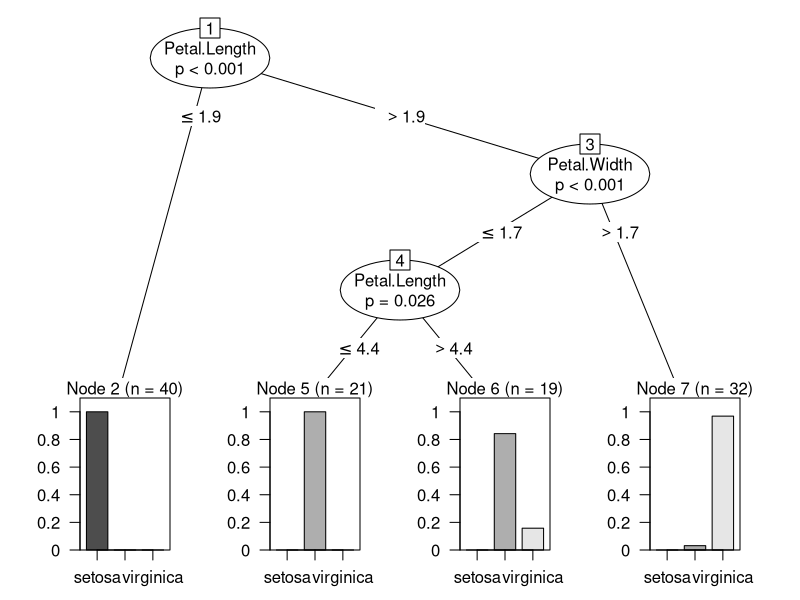
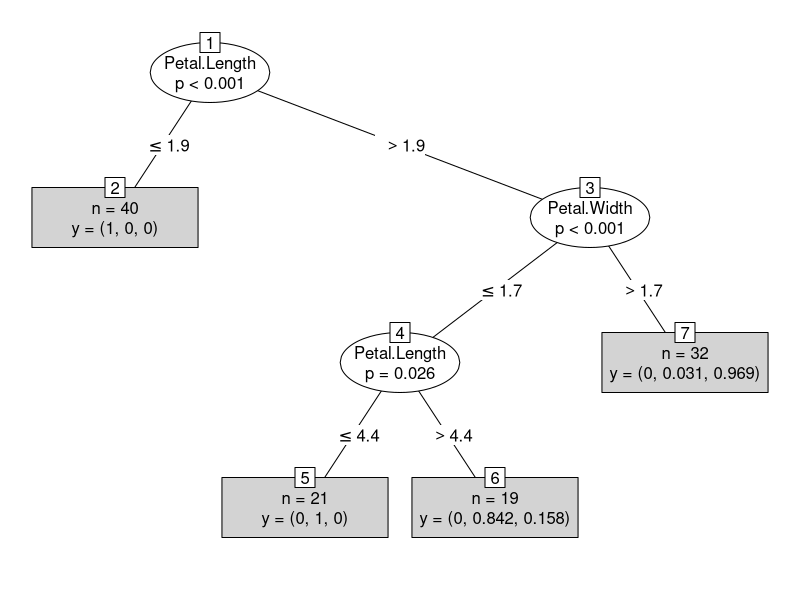
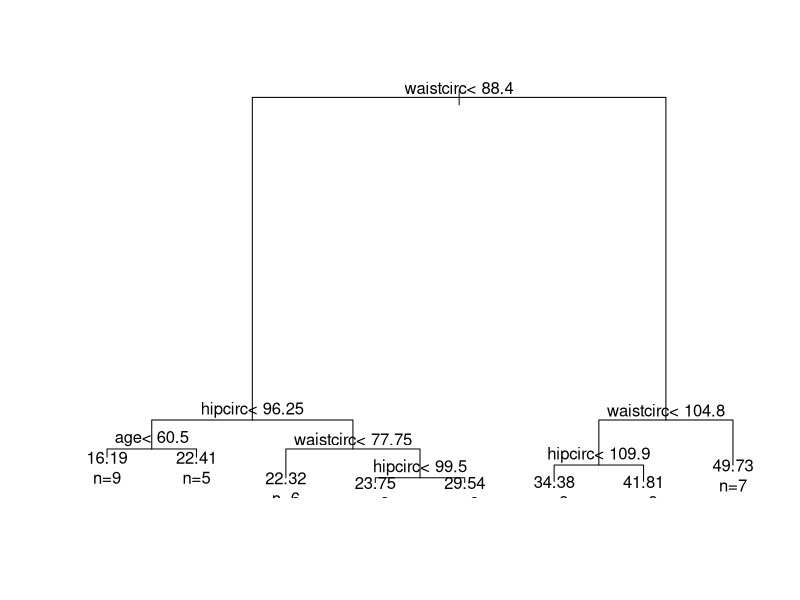
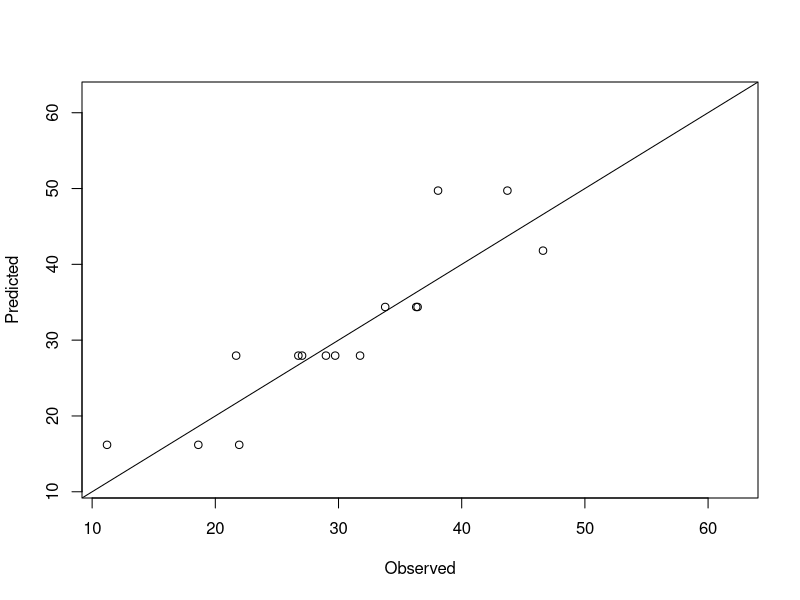
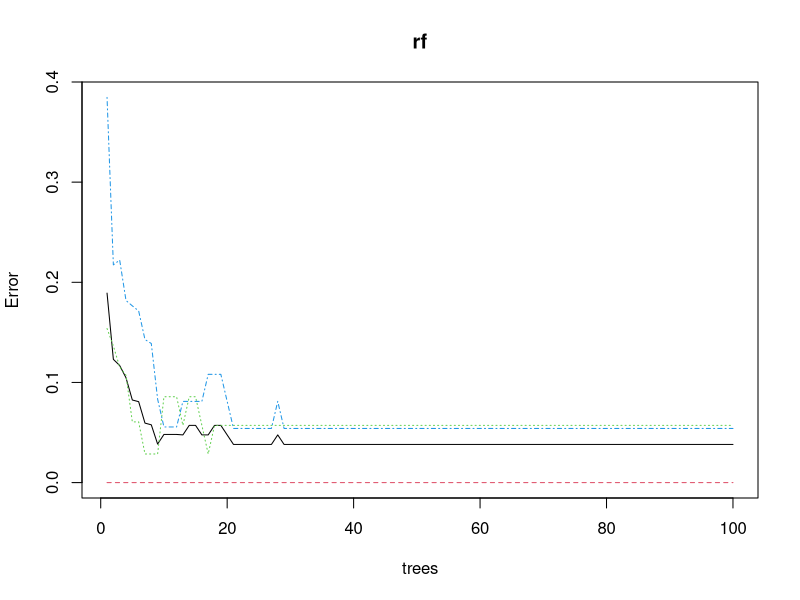
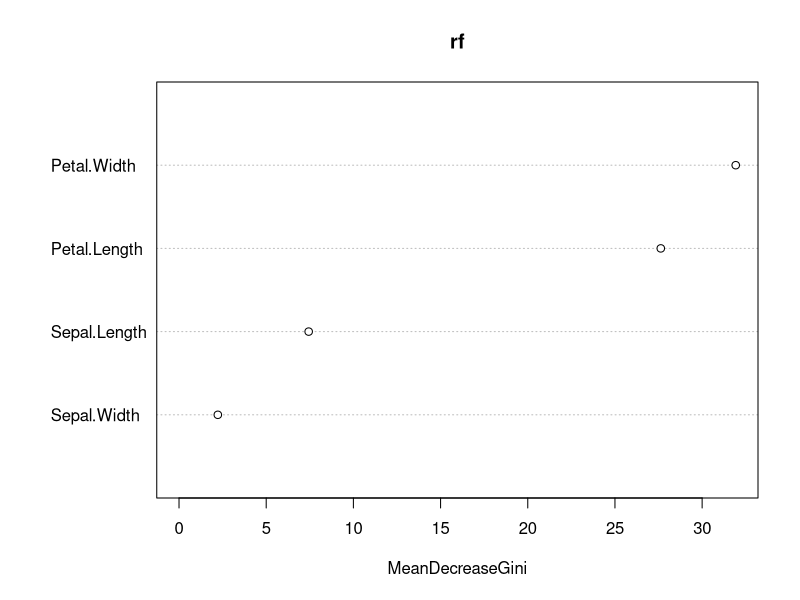
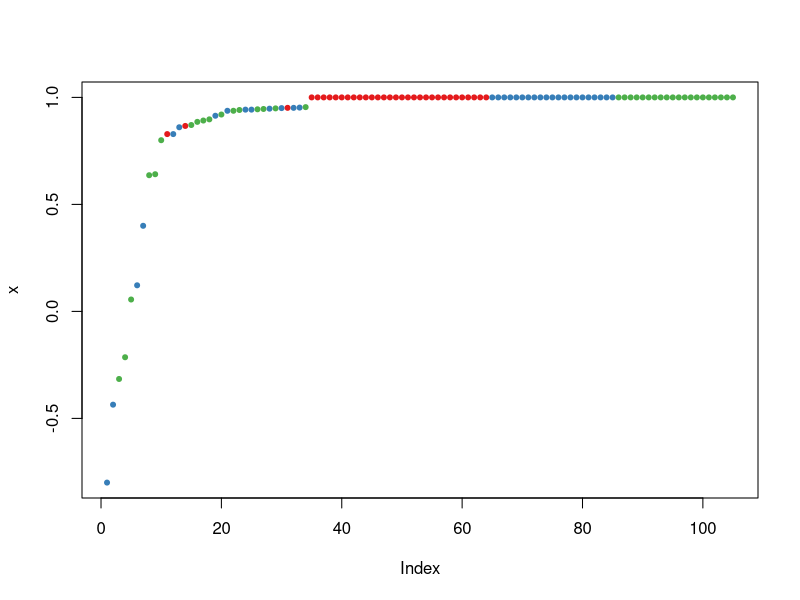

Reproduce these figures in R, in order.
## ---- chunk 1
knitr::opts_chunk$set(echo = TRUE)
## ---- chunk 2
#install.packages("party")

#view the iris data set
str(iris)

#set a seed for repeatable results
set.seed(1234)

#build test and training set with a 70/30 split
ind <- sample(2, nrow(iris), replace=TRUE, prob=c(0.7,0.3))
trainData <- iris[ind==1,]
testData <- iris[ind==2,]

#Load the party package, build a tree and check the prediction
library(party)
myFormula <- Species~Sepal.Length + Sepal.Width + Petal.Length + Petal.Width
iris_ctree <- ctree(myFormula, data=trainData)
#check the prediction
table(predict(iris_ctree), trainData$Species)

#print a text version of the tree
print(iris_ctree)

#graphic tree
plot(iris_ctree)

plot(iris_ctree, type="simple")

#predictions on test data
testPred <- predict(iris_ctree, newdata = testData)
table(testPred, testData$Species)
## ---- chunk 3
#install.packages("mboost")
#install.packages("rpart")
#load the bodyfat dataset
data("bodyfat", package="TH.data")
#looking at the data set
dim(bodyfat)
attributes(bodyfat)
bodyfat[1:5,]

#splitting into training and test subsets
#set a seed for repeatable results
set.seed(1234)
ind <- sample(2, nrow(bodyfat), replace=TRUE, prob=c(0.7,0.3))
bodyfat.train <- bodyfat[ind==1,]
bodyfat.test <- bodyfat[ind==2,]
#train a decision tree
library(rpart)
myFormula <- DEXfat ~ age + waistcirc + hipcirc + elbowbreadth + kneebreadth
bodyfat_rpart <- rpart(myFormula, data = bodyfat.train,
                       control = rpart.control(minsplit = 10))
attributes(bodyfat_rpart)
print(bodyfat_rpart$cptable)
#print a text version of the tree
print(bodyfat_rpart)

#create a graphical tree
plot(bodyfat_rpart)
#add text to graphic
text(bodyfat_rpart, use.n=TRUE)
#get the minimum error
opt <- which.min(bodyfat_rpart$cptable[,"xerror"])
cp <- bodyfat_rpart$cptable[opt, "CP"]
bodyfat_prune <- prune(bodyfat_rpart, cp=cp)
#print the pruned tree
print(bodyfat_prune)

#create predictions
DEXfat_pred <- predict(bodyfat_prune, newdata = bodyfat.test)

xlim <- range(bodyfat$DEXfat)
plot(DEXfat_pred ~ DEXfat, data = bodyfat.test, xlab = "Observed",
     ylab = "Predicted", ylim = xlim, xlim = xlim, jitter=T)
abline(a = 0, b = 1)
## ---- chunk 4
#install.packages("randomForest")
ind <- sample(2, nrow(iris), replace=TRUE, prob=c(0.7,0.3))
trainData <- iris[ind==1,]
testData <- iris[ind==2,]

library(randomForest)
#train a random forest on data
rf <- randomForest(Species ~ ., data=trainData, ntree=100, proximity=TRUE)
#print out prediction matrix
table(predict(rf), trainData$Species)

print(rf)
attributes(rf)

#plot the random forest error rate
plot(rf)

#variable importance
importance(rf)
varImpPlot(rf)

#Test the random forest against the test data
irisPred <- predict(rf, newdata = testData)
table(irisPred, testData$Species)

plot(margin(rf, testData$Species))
